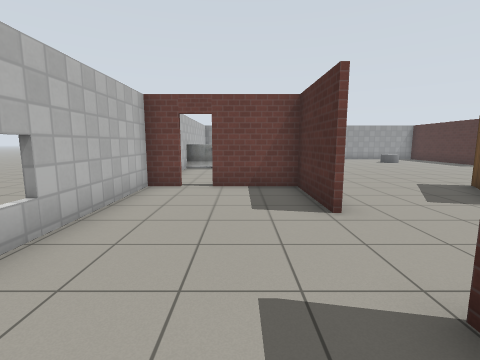
view 1 (above)

14 first-person views from a walk through a robot-simulator world made for Gazebo. The camera is 1.2 m above the floor, tilts 8° down and sees 85° across. The lines on the ground mark 1 m squares. The floor is counted in squares, 1 m on a side. Each view is taken from the middle of a square. On the plan, view 1 faces up. The plan holds only what a view shows up to about 12 squares ahead; the rest is blank. Gazebo's built-in surfaces are drawn with simple patterns.

view 2
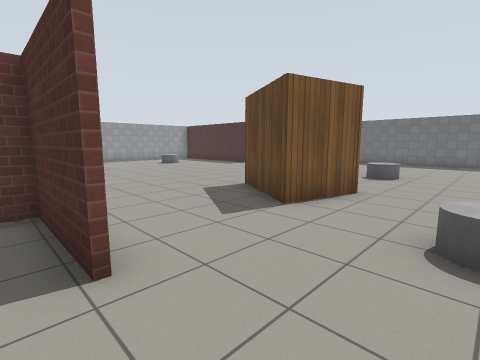

view 3
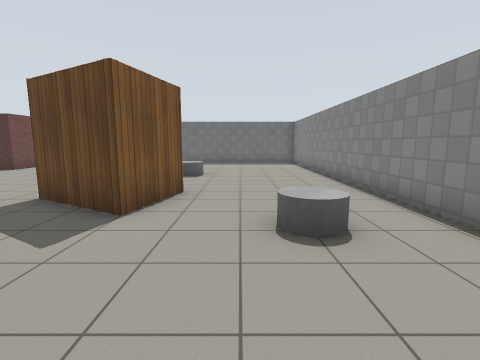

view 4
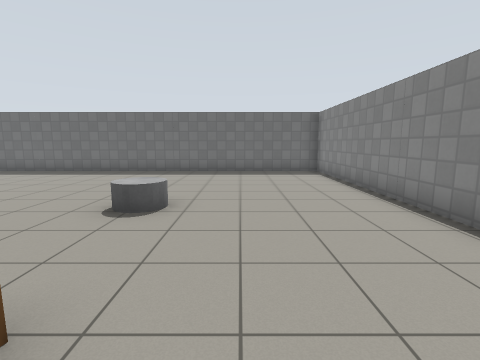

view 5
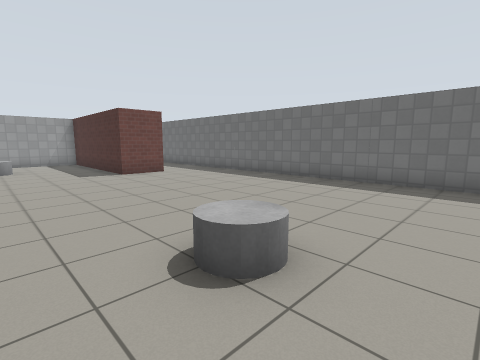

view 6
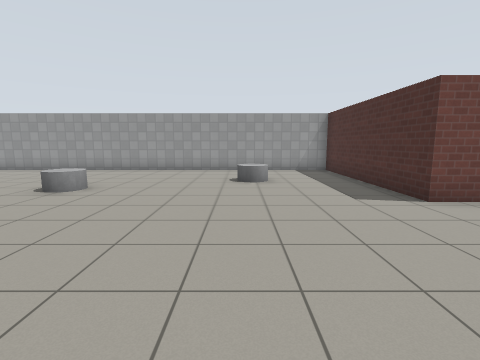

view 7
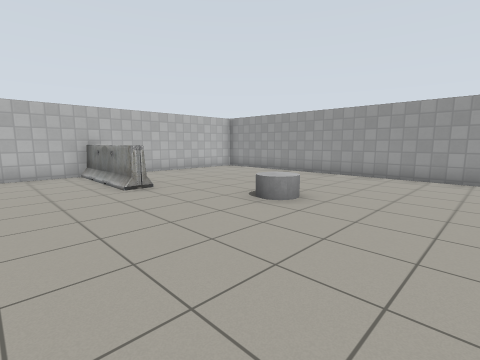

view 8
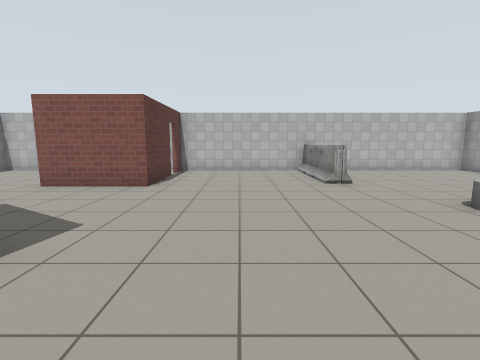

view 9
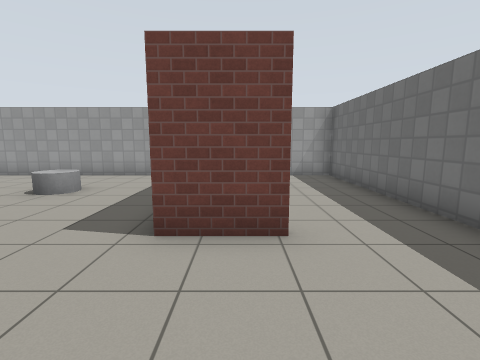

view 10
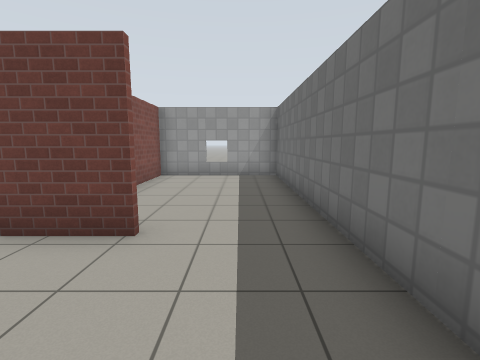

view 11
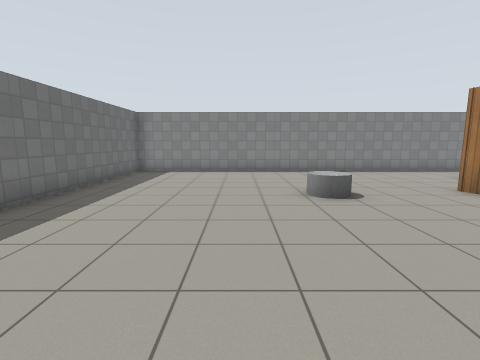

view 12
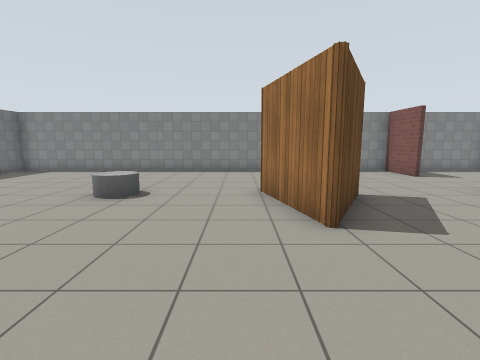

view 13
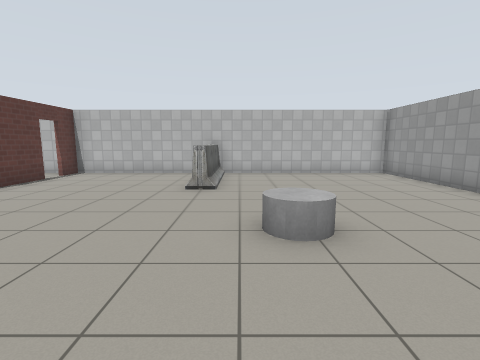

view 14
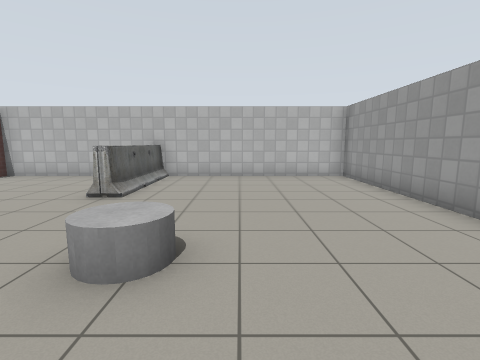

### Floor plan
Points are (right, up) in squares from view 1. A wall is a line through its corners. A room is listed if a view was taken in it or the views show most of it. See-through windows are left out.
Room 1 (views 1, 2, 3, 4, 5, 6, 7, 8, 9, 10, 11, 12, 13, 14)
walls: (6.7, 7.5) (7.5, 4.4) (5.2, 5) (6.7, 7.5); (14.8, 13.3) (12.9, 13.3) (12.9, 19.9); (1.6, 4.4) (1.6, 7.3) (-0.9, 7.3); (-0.9, 7.4) (1.8, 7.4) (1.8, 4.4); (-1.6, 7.3) (-2.6, 7.3); (1.8, 1.6) (1.8, -0.4) (17.4, -0.4) (17.4, 19.8) (-2.6, 19.8) (-2.6, 2.6); (-2.6, 7.4) (-1.6, 7.4); (13, 19.9) (13, 17.4); (-2.6, 1.1) (-2.6, -0.4) (0.2, -0.4)
ways out: open door at (-1, 7)
objects: barrier (-2, 13) to (1, 13); grey cylinder (4, 2) to (5, 2); grey cylinder (4, 15) to (5, 15); grey cylinder (9, 16) to (10, 17); grey cylinder (11, 5)

Where each view was taken, in squares from view 1:
view 1: 0 up, 0 right, facing up
view 2: 2 up, 1 right, facing up-right
view 3: 3 up, 1 right, facing right
view 4: 3 up, 6 right, facing right
view 5: 3 up, 9 right, facing up-right
view 6: 8 up, 9 right, facing up
view 7: 10 up, 8 right, facing up-left
view 8: 10 up, 9 right, facing left
view 9: 10 up, 14 right, facing up
view 10: 10 up, 16 right, facing up
view 11: 11 up, 13 right, facing down
view 12: 11 up, 8 right, facing down
view 13: 14 up, 8 right, facing left
view 14: 16 up, 7 right, facing left
